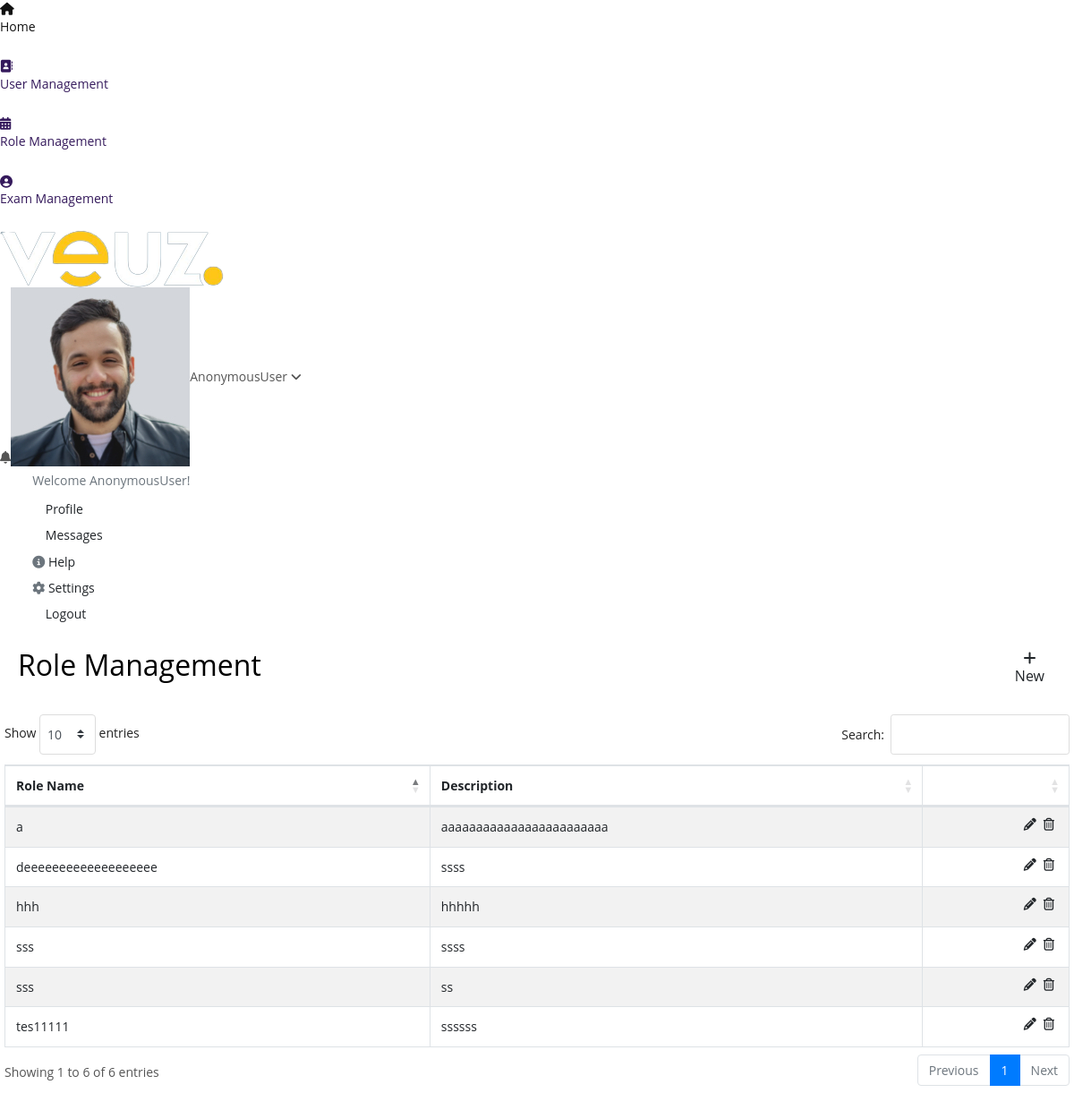
Screenshot of /role with the database file from the repository.
### app/models.py (models this page shows)
class common_table(models.Model):
    created_by = models.ForeignKey(User, related_name="%(app_label)s_%(class)s_ownership",on_delete=models.CASCADE,null=True)
    created_dt = models.DateField(auto_now=True)
    updated_by =  models.ForeignKey(User, related_name="%(app_label)s_%(class)s_ownership1",on_delete=models.CASCADE,null=True)
    updated_dt = models.DateField(null=True)
    created_tm = models.TimeField(auto_now=True)
    updated_tm = models.TimeField(null=True)
    status = models.CharField(max_length=10, null=True)
    class Meta:
        abstract = True

class Role_master(common_table):
    auth_user = models.ForeignKey(User,related_name="role_auth_id",on_delete=models.CASCADE,null=True)
    role_name = models.CharField(max_length=50,null=True)
    description = models.TextField(null=True)

### app/views.py (the view, shortened to what this page needs)
# urls.py: path('role',views.role,name='role'),
def role(request):
    data = Role_master.objects.filter(status=True)
    context = {
        'data':data
    }
    return render(request,'role.html',context)

### app/templates/role.html (shortened to what this page needs)
{% extends 'base.html' %}
{% block content %}
<div class="container-fluid margin-class-this">
    <div class="row">
        <div class="col-md-12 px-0">
            <div class="card card-shadow">
                <div class="card-body body-change card-border">
                    <div class="d-flex align-items-center justify-content-between">
                        <h2 class="main-heading-txt">Role Management</h2>
                        <button type="button" class="btn btn-pink waves-effect waves-light w-md m-b-5" data-toggle="modal" data-target="#role-modal"><i class="fa fa-plus"></i> New</button>
                    </div>
                    <div class="row mt-4">
                        <div class="col-md-12 col-sm-12 col-12 px-0">
                            <table id="datatable" class="table table-striped dt-responsive table-bordered nowrap table-padd" style="border-collapse: collapse; border-spacing: 0; width: 100%;">
                                <thead class="border-class">
                                    <tr class="heading-text">
                                        <th>Role Name</th>
                                        <th>Description</th>
                                        <th></th>
                                    </tr>
                                </thead>
                                <tbody class="body-textcls vertcle-center">
                                    {% for i in data %}
                                    <tr>
                                        <td>{{i.role_name}}</td>
                                        <td>{{i.description}}</td>
                                        <td>
                                            <div class="action-tbl d-flex justify-content-end">
                                                <i style="cursor: pointer;" onclick="edit_btn(`{{i.id}}`)" class="fa fa-pencil mx-1 pencil-btn" data-toggle="tooltip" data-placement="top" title="" data-original-title="Edit"></i>
                                                <i style="cursor: pointer;" onclick="delete_btn(`{{i.id}}`)" class="fa fa-trash-o mx-1 trash-btn" data-toggle="tooltip" data-placement="top" title="" data-original-title="Delete"></i>
                                            </div>
                                        </td>
                                    </tr>
                                    {% endfor %}
                                </tbody>
                            </table>
                        </div>
                    </div>
                </div>
            </div>
        </div>
      </div>
</div>
{% endblock %}

### app/static/exam_page/css/style.css (style rules this page uses)
html * { -webkit-font-smoothing: antialiased; -moz-osx-font-smoothing: grayscale }
body { background: #fff; font-size: 14px; font-size: 0.875rem; line-height: 1.4; font-family: 'Open Sans', sans-serif !important; color: #555; }
h1, h2, h3, h4, h5, h6 { color: #000 }
.card { border-radius: 0; border: 0; margin-bottom: 5px }
.btn { cursor: pointer; align-items: center; display: flex; flex-flow: column; }

### rows the page displays
Role_master: role_name "hhh", description "hhhhh"
Role_master: role_name "sss", description "ssss"
Role_master: role_name "deeeeeeeeeeeeeeeeeee", description "ssss"
Role_master: role_name "a", description "aaaaaaaaaaaaaaaaaaaaaaaa"
Role_master: role_name "tes11111", description "ssssss"
Role_master: role_name "sss", description "ss"

### other values shown
{{ request.user }} "AnonymousUser"
